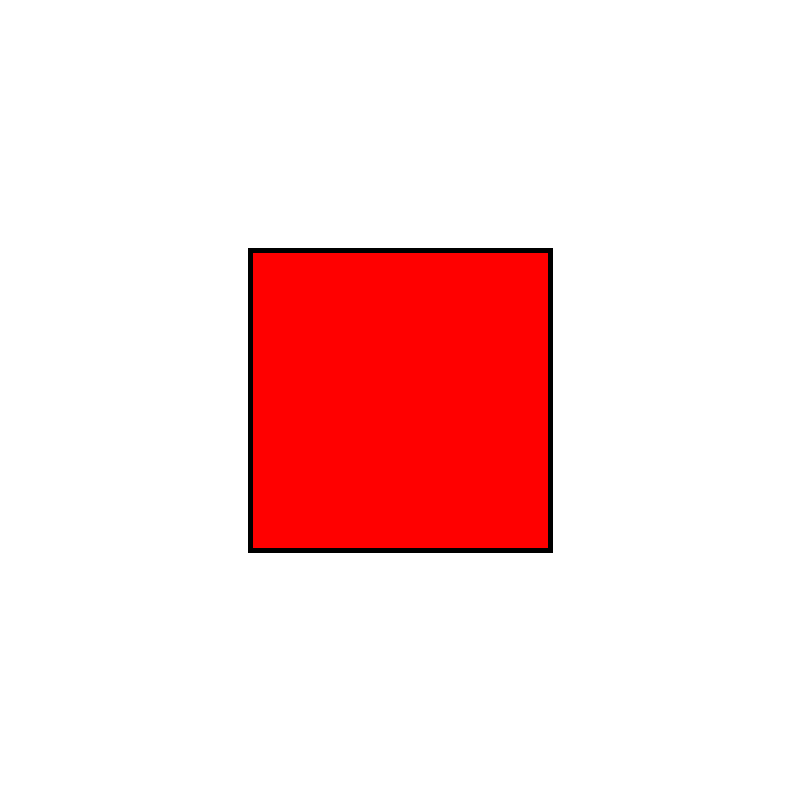
Frame 1 (no input)
Frame 60 (the mouse pressed at the canvas centre just before this capture): identical to frame 1, image omitted
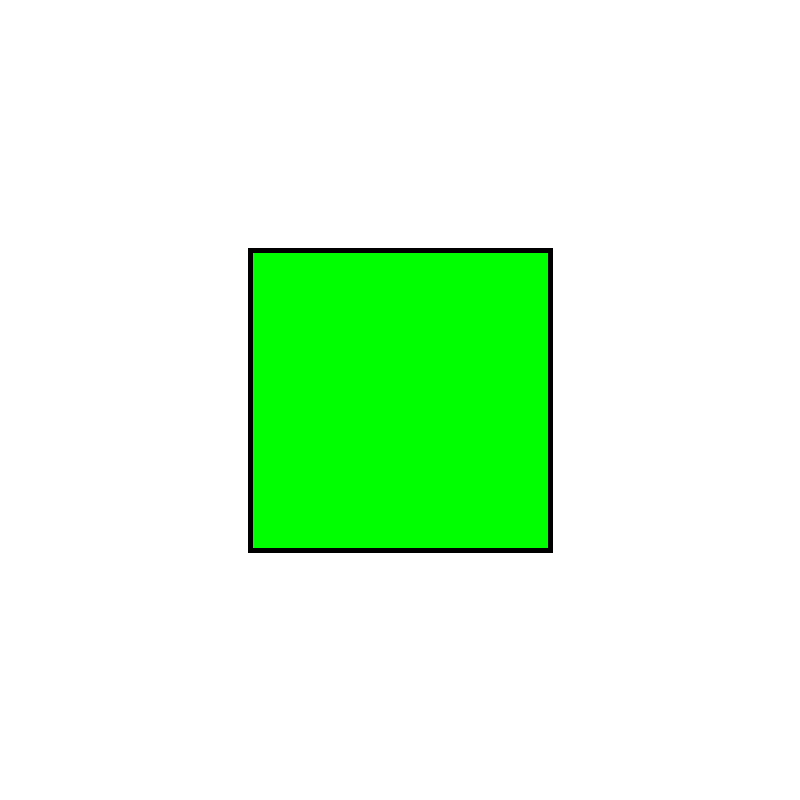
Frame 120 (the mouse held since frame 60 and released just before this capture)

The Processing sketch that drew these frames (run headless with seeded random() and noise(); from frame 60 on, the mouse is pressed at the canvas centre):

// Processing sketch: mouseInSquare
// ── mouseInSquare.pde
void setup(){
  size(800,800);
  strokeWeight(5);
}

void draw(){
  
  background(255);
  
  float side = 300;
  float cx = 250;
  float cy = 250;
  
  if((mouseX > cx) && (mouseX<cx + side) && (mouseY>cy) && (mouseY<cy+side)){
    fill(0,255,0);
  }
  else {
    fill(255,0,0);
  }
  rect(cx, cy, side, side);
}
